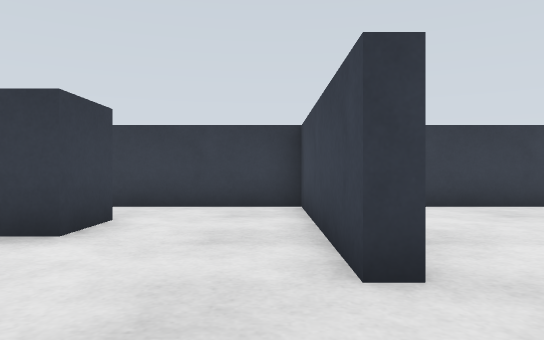
View 1 (above)

16 first-person views from a walk through a Gazebo world. The camera is 0.36 m above the floor, looks level and sees 70° across. The floor is counted in squares, 0.5 m on a side. Each view is taken from the middle of a square. On the plan, view 1 faces up. The plan holds only what a view shows up to about 11 squares ahead; the rest is blank.

View 2
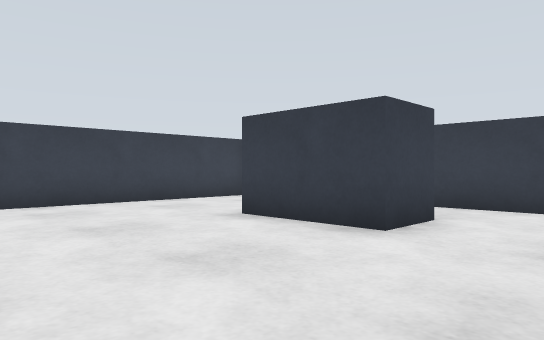

View 3
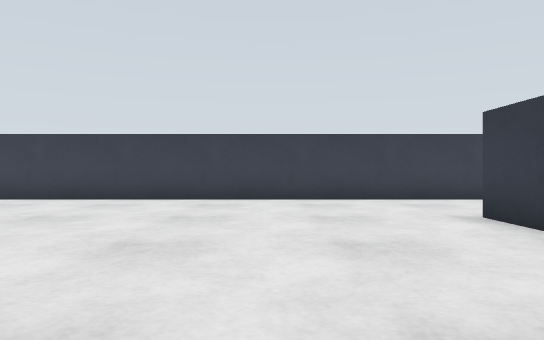

View 4
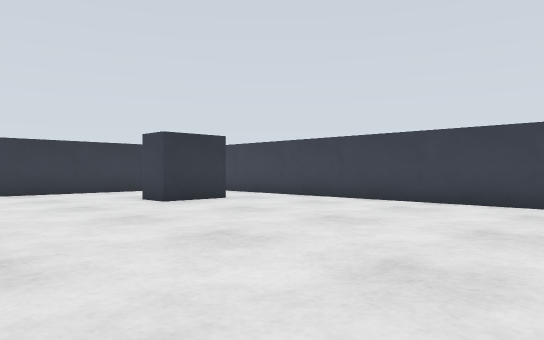

View 5
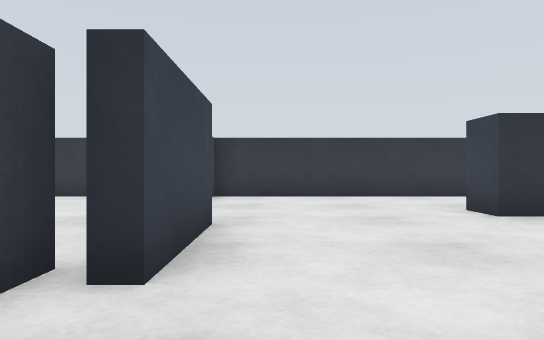

View 6
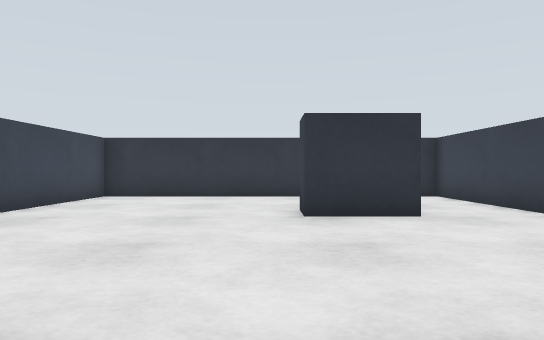

View 7
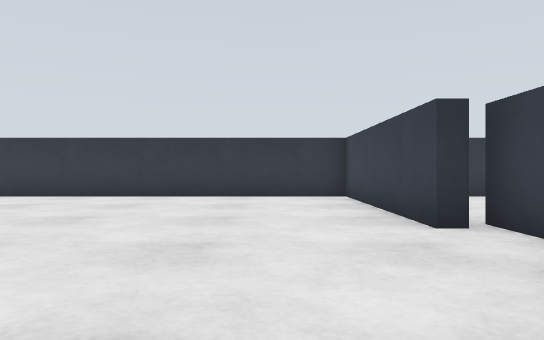

View 8
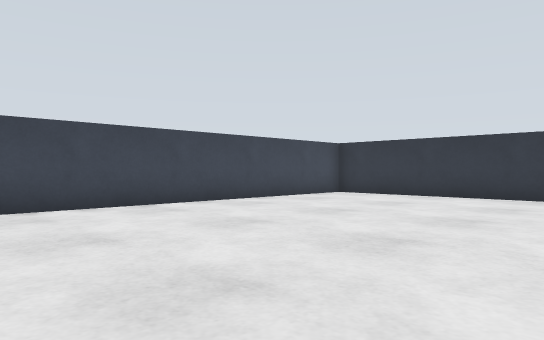

View 9
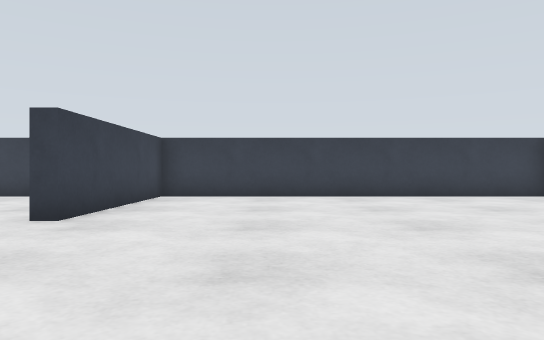

View 10
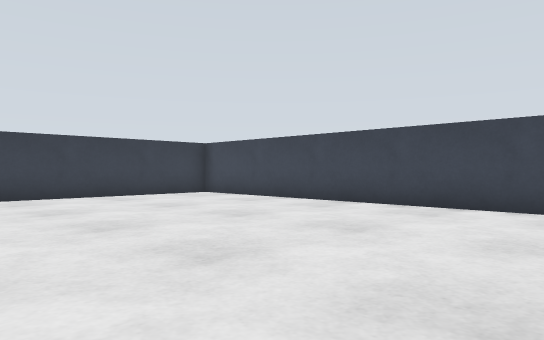

View 11
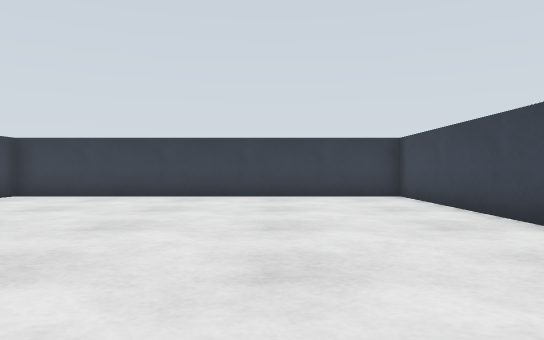

View 12
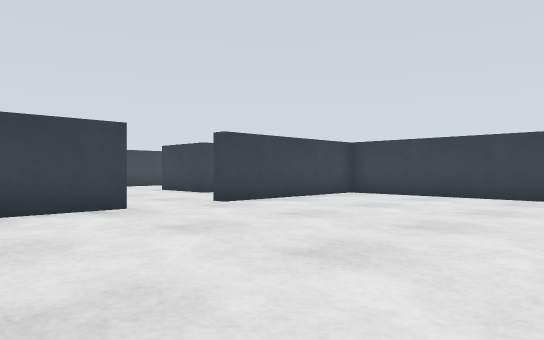

View 13
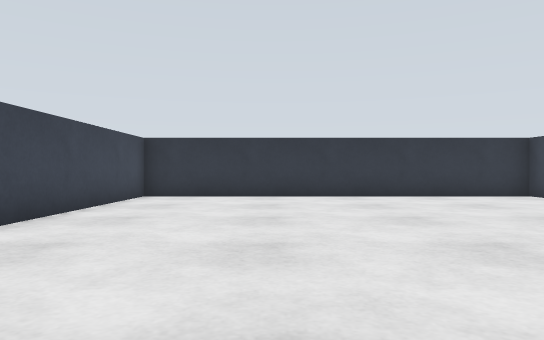

View 14
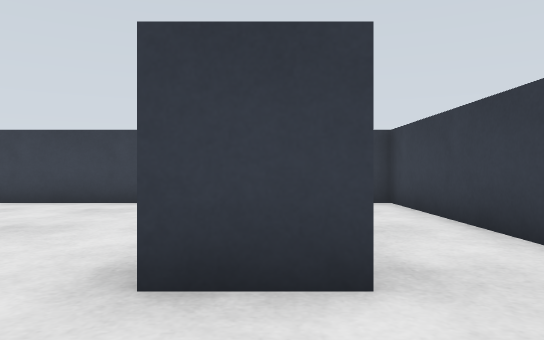

View 15
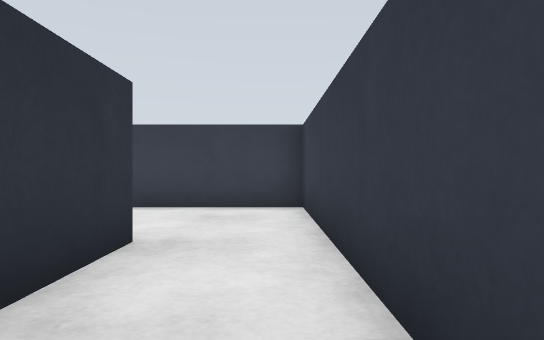

View 16
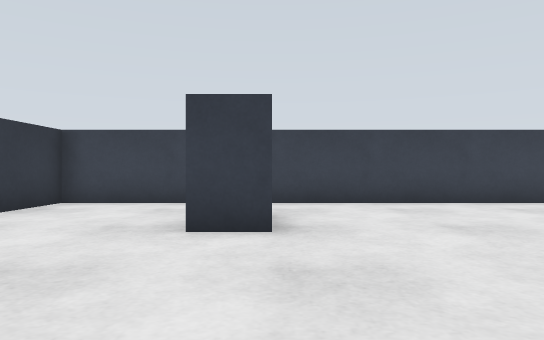

### Floor plan
Points are (right, up) in squares from view 1. A wall is a line through its corners. A room is listed if a view was taken in it or the views show most of it. See-through windows are left out.
Room 1 (views 1, 2, 4, 5, 6, 14, 15, 16)
walls: (0.6, -3.9) (0.6, -3.2); (-0.2, -6.1) (-0.2, -3.4) (0.2, -3.4); (0.6, 2.5) (0.6, 7.6) (-8.5, 7.6) (-8.5, -11.6) (0.6, -11.6) (0.6, -7.5)
ways out: opening at (1, 1.5) to room 2
objects: blue box (-6, -8) to (-5, -7); blue box (-5, 4) to (-3, 5)
Room 2 (views 3, 7, 8, 9, 10, 11, 12, 13)
walls: (1, 0.2) (1, -1.9); (0.2, -5) (0.2, -6.2); (0.5, -5.8) (1, -5.8) (1, -11.6) (11.5, -11.6) (11.5, 7.6) (1, 7.6) (1, 2.5) (0.6, 2.5)
ways out: opening at (1, 1.5) to room 1

Where each view was taken, in squares from view 1:
view 1: 0 up, 0 right, facing up
view 2: 0 up, 0 right, facing up-left
view 3: 1 up, 1 right, facing left
view 4: 1 up, 0 right, facing down-left
view 5: 1 down, 1 left, facing down
view 6: 1 down, 4 left, facing down
view 7: 1 down, 3 right, facing down
view 8: 1 down, 4 right, facing down-right
view 9: 3 down, 4 right, facing up
view 10: 3 down, 4 right, facing up-right
view 11: 3 down, 8 right, facing up
view 12: 3 down, 8 right, facing up-left
view 13: 1 down, 8 right, facing down
view 14: 5 up, 0 right, facing left
view 15: 7 up, 1 left, facing left
view 16: 7 down, 0 right, facing left
